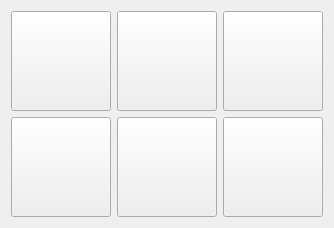
             <widget class="QWidget" name="yes">
              <layout class="QGridLayout" name="gridLayout">
               <item row="0" column="0">
                <widget class="QPushButton" name="IDC_MODE1">
                 <property name="minimumSize">
                  <size>
                   <width>100</width>
                   <height>100</height>
                  </size>
                 </property>
                 <property name="maximumSize">
                  <size>
                   <width>100</width>
                   <height>100</height>
                  </size>
                 </property>
                 <property name="font">
                  <font>
                   <pointsize>15</pointsize>
                  </font>
                 </property>
                 <property name="text">
                  <string/>
                 </property>
                 <property name="icon">
                  <iconset resource="../../resource.qrc">
                   <normaloff>:/mode-lieu/img/mode1.png</normaloff>:/mode-lieu/img/mode1.png</iconset>
                 </property>
                 <property name="iconSize">
                  <size>
                   <width>90</width>
                   <height>90</height>
                  </size>
                 </property>
                </widget>
               </item>
               <item row="3" column="1">
                <widget class="QPushButton" name="IDC_MODE5">
                 <property name="minimumSize">
                  <size>
                   <width>100</width>
                   <height>100</height>
                  </size>
                 </property>
                 <property name="maximumSize">
                  <size>
                   <width>100</width>
                   <height>16777215</height>
                  </size>
                 </property>
                 <property name="font">
                  <font>
                   <pointsize>15</pointsize>
                  </font>
                 </property>
                 <property name="text">
                  <string/>
                 </property>
                 <property name="icon">
                  <iconset resource="../../resource.qrc">
                   <normaloff>:/mode-lieu/img/mode5.png</normaloff>:/mode-lieu/img/mode5.png</iconset>
                 </property>
                 <property name="iconSize">
                  <size>
                   <width>90</width>
                   <height>90</height>
                  </size>
                 </property>
                </widget>
               </item>
               <item row="0" column="1">
                <widget class="QPushButton" name="IDC_MODE2">
                 <property name="minimumSize">
                  <size>
                   <width>100</width>
                   <height>100</height>
                  </size>
                 </property>
                 <property name="maximumSize">
                  <size>
                   <width>100</width>
                   <height>100</height>
                  </size>
                 </property>
                 <property name="font">
                  <font>
                   <pointsize>15</pointsize>
                  </font>
                 </property>
                 <property name="text">
                  <string/>
                 </property>
                 <property name="icon">
                  <iconset resource="../../resource.qrc">
                   <normaloff>:/mode-lieu/img/mode2.png</normaloff>:/mode-lieu/img/mode2.png</iconset>
                 </property>
                 <property name="iconSize">
                  <size>
                   <width>90</width>
                   <height>90</height>
                  </size>
                 </property>
                </widget>
               </item>
               <item row="0" column="2">
                <widget class="QPushButton" name="IDC_MODE3">
                 <property name="minimumSize">
                  <size>
                   <width>100</width>
                   <height>100</height>
                  </size>
                 </property>
                 <property name="maximumSize">
                  <size>
                   <width>100</width>
                   <height>100</height>
                  </size>
                 </property>
                 <property name="font">
                  <font>
                   <pointsize>15</pointsize>
                  </font>
                 </property>
                 <property name="text">
                  <string/>
                 </property>
                 <property name="icon">
                  <iconset resource="../../resource.qrc">
                   <normaloff>:/mode-lieu/img/mode3.png</normaloff>:/mode-lieu/img/mode3.png</iconset>
                 </property>
                 <property name="iconSize">
                  <size>
                   <width>90</width>
                   <height>90</height>
                  </size>
                 </property>
                </widget>
               </item>
               <item row="3" column="2">
                <widget class="QPushButton" name="IDC_MODE6">
                 <property name="minimumSize">
                  <size>
                   <width>100</width>
                   <height>100</height>
                  </size>
                 </property>
                 <property name="maximumSize">
                  <size>
                   <width>100</width>
                   <height>100</height>
                  </size>
                 </property>
                 <property name="font">
                  <font>
                   <pointsize>15</pointsize>
                  </font>
                 </property>
                 <property name="text">
                  <string/>
                 </property>
                 <property name="icon">
                  <iconset resource="../../resource.qrc">
                   <normaloff>:/mode-lieu/img/mode6.png</normaloff>:/mode-lieu/img/mode6.png</iconset>
                 </property>
                 <property name="iconSize">
                  <size>
                   <width>90</width>
                   <height>90</height>
                  </size>
                 </property>
                </widget>
               </item>
               <item row="3" column="0">
                <widget class="QPushButton" name="IDC_MODE4">
                 <property name="minimumSize">
                  <size>
                   <width>100</width>
                   <height>100</height>
                  </size>
                 </property>
                 <property name="maximumSize">
                  <size>
                   <width>100</width>
                   <height>100</height>
                  </size>
                 </property>
                 <property name="font">
                  <font>
                   <pointsize>15</pointsize>
                  </font>
                 </property>
                 <property name="text">
                  <string/>
                 </property>
                 <property name="icon">
                  <iconset resource="../../resource.qrc">
                   <normaloff>:/mode-lieu/img/mode4.png</normaloff>:/mode-lieu/img/mode4.png</iconset>
                 </property>
                 <property name="iconSize">
                  <size>
                   <width>90</width>
                   <height>90</height>
                  </size>
                 </property>
                </widget>
               </item>
              </layout>
             </widget>
